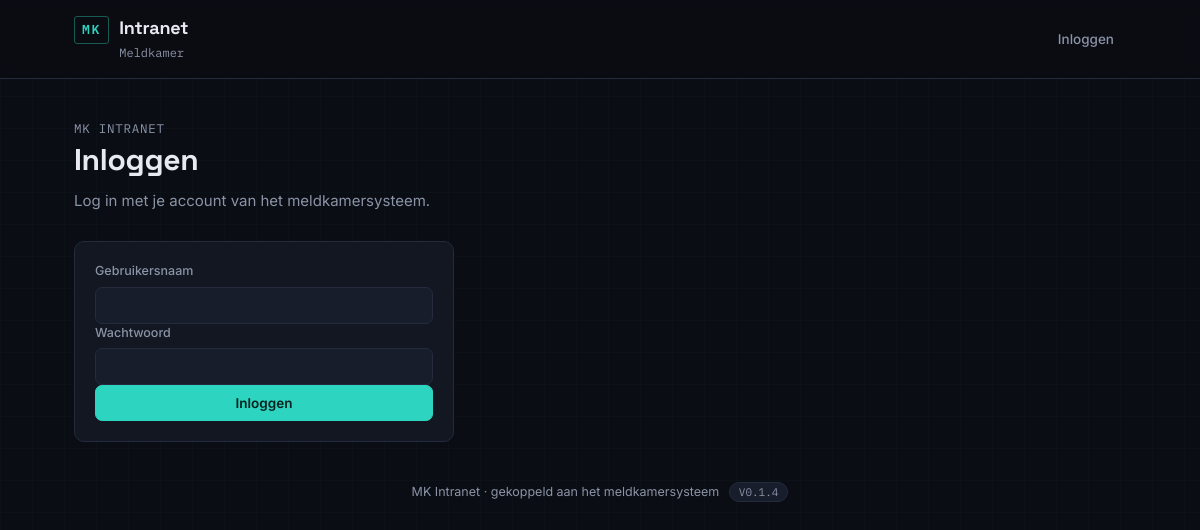
The app's page /login.php, older data.
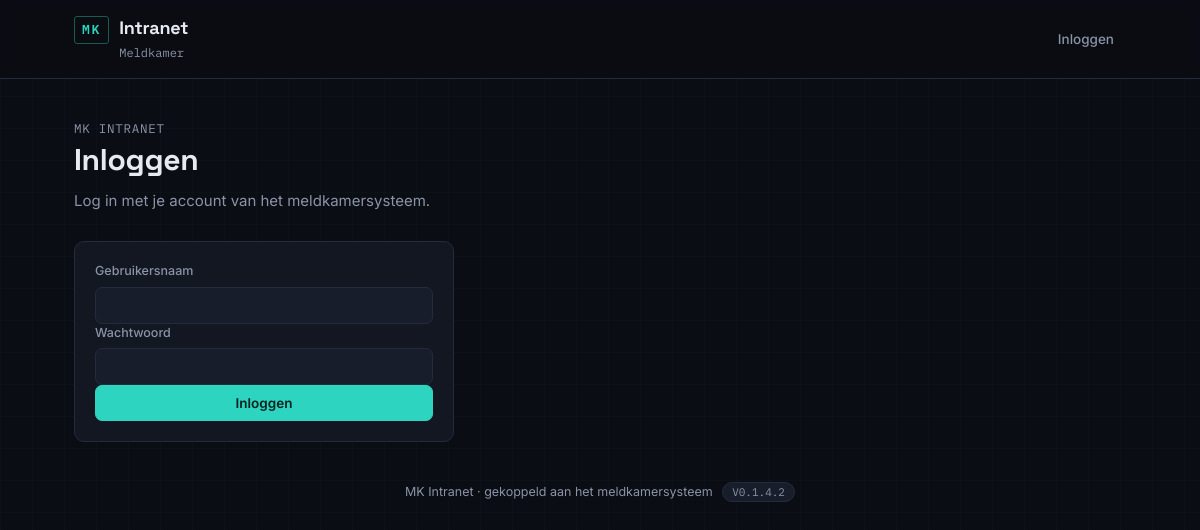
The same page, newer data.
### tables this page shows
CREATE TABLE IF NOT EXISTS intranet_versies (
    id INT AUTO_INCREMENT PRIMARY KEY,
    versienummer VARCHAR(20) NOT NULL,
    datum VARCHAR(50) NOT NULL,
    wijzigingen TEXT NOT NULL,
    aangemaakt_op DATETIME DEFAULT CURRENT_TIMESTAMP,
    UNIQUE KEY versienummer_uniek (versienummer)
);

### includes/functions.php (the view, shortened to what this page needs)
<?php
function e(?string $value): string
{
    return htmlspecialchars($value ?? '', ENT_QUOTES, 'UTF-8');
}
function get_instelling(PDO $pdo, string $sleutel, string $standaard = ''): string
{
    static $cache = [];
    $stmt = $pdo->prepare('SELECT waarde FROM instellingen WHERE sleutel = :s');
    $stmt->execute(['s' => $sleutel]);
    $waarde = $stmt->fetchColumn();
    $cache[$sleutel] = $waarde !== false && $waarde !== '' ? $waarde : $standaard;
    return $cache[$sleutel];
}
function event_naam(PDO $pdo): string
{
    return get_instelling($pdo, 'event_naam', 'Meldkamer');
}
function is_ingelogd(): bool
{
    return !empty($_SESSION['gebruiker_id']);
}
function huidige_intranet_versie(PDO $pdo): string
{
    $nieuwste = $pdo->query('SELECT versienummer FROM intranet_versies ORDER BY id DESC LIMIT 1')->fetchColumn();
    return $nieuwste ?: APP_VERSION;
}

### includes/functions.php (the view, shortened to what this page needs)
<?php
function e(?string $value): string
{
    return htmlspecialchars($value ?? '', ENT_QUOTES, 'UTF-8');
}
function get_instelling(PDO $pdo, string $sleutel, string $standaard = ''): string
{
    static $cache = [];
    $stmt = $pdo->prepare('SELECT waarde FROM instellingen WHERE sleutel = :s');
    $stmt->execute(['s' => $sleutel]);
    $waarde = $stmt->fetchColumn();
    $cache[$sleutel] = $waarde !== false && $waarde !== '' ? $waarde : $standaard;
    return $cache[$sleutel];
}
function event_naam(PDO $pdo): string
{
    return get_instelling($pdo, 'event_naam', 'Meldkamer');
}
function is_ingelogd(): bool
{
    return !empty($_SESSION['gebruiker_id']);
}
function huidige_intranet_versie(PDO $pdo): string
{
    $nieuwste = $pdo->query('SELECT versienummer FROM intranet_versies ORDER BY id DESC LIMIT 1')->fetchColumn();
    return $nieuwste ?: APP_VERSION;
}

### includes/header.php (shortened to what this page needs)
<?php
$actief = $actief ?? '';
?>
<!doctype html>
<html lang="nl">
<head>
<link rel="stylesheet" href="/assets/style.css?v=<?= urlencode(APP_VERSION) ?>">
</head>
<body>
<div class="topbar">
    <div class="topbar-inner">
        <a href="/index.php" class="brand">
            <span class="brand-mark">MK</span>
            <span>
                <span class="brand-name">Intranet</span><br>
                <span class="brand-event"><?= e(event_naam($pdo)) ?></span>
            </span>
        </a>
        <nav class="mainnav">
            <?php if (is_ingelogd()): ?>
                <a href="/index.php" class="<?= $actief === 'dashboard' ? 'active' : '' ?>">Dashboard</a>
                <a href="/meldingen.php" class="<?= $actief === 'meldingen' ? 'active' : '' ?>">Meldingen</a>
                <a href="/crew.php" class="<?= $actief === 'crew' ? 'active' : '' ?>">Crew</a>
                <a href="/archief.php" class="<?= $actief === 'archief' ? 'active' : '' ?>">Archief</a>
                <?php if (is_beheerder()): ?>
                    <a href="/beheer.php" class="<?= $actief === 'beheer' ? 'active' : '' ?>">Beheer</a>
                <?php endif; ?>
                <div class="user-chip-wrap">
                    <span class="user-chip">
                        <?= e(huidige_gebruiker_naam()) ?>
                        <span class="rol-badge rol-<?= e(huidige_gebruiker_rol()) ?>"><?= e(rol_label(huidige_gebruiker_rol())) ?></span>
                    </span>
                    <form method="post" action="/instelling_opslaan.php" class="auto-refresh-form">
                        <input type="hidden" name="terug" value="<?= e($_SERVER['REQUEST_URI'] ?? '/index.php') ?>">
                        <label for="auto-refresh-select">Auto-verversen</label>
                        <?php
                            $huidige_auto_refresh = huidige_gebruiker_auto_refresh($pdo);
                            $auto_refresh_opties = [0 => 'Uit', 10 => '10s', 15 => '15s', 20 => '20s', 30 => '30s', 60 => '60s'];
                            if (!array_key_exists($huidige_auto_refresh, $auto_refresh_opties)) {
                                $auto_refresh_opties[$huidige_auto_refresh] = $huidige_auto_refresh . 's';
                                ksort($auto_refresh_opties);
                            }
                        ?>
                        <select id="auto-refresh-select" name="seconden" onchange="this.form.submit()">
                            <?php foreach ($auto_refresh_opties as $sec => $label): ?>
                                <option value="<?= $sec ?>" <?= $huidige_auto_refresh === $sec ? 'selected' : '' ?>><?= e($label) ?></option>
                            <?php endforeach; ?>
                        </select>
                    </form>
                </div>
                <a href="/logout.php">Uitloggen</a>
            <?php else: ?>
                <a href="/login.php">Inloggen</a>
            <?php endif; ?>
        </nav>
    </div>
</div>
<div class="wrap">

### login.php (shortened to what this page needs)
<?php
require_once __DIR__ . '/includes/functions.php';
$pdo = get_pdo();
include __DIR__ . '/includes/header.php';
?>
<div class="page-head">
    <div>
        <p class="eyebrow">MK Intranet</p>
        <h1>Inloggen</h1>
        <p>Log in met je account van het meldkamersysteem.</p>
    </div>
</div>
<div class="panel panel-narrow">
    <form method="post">
        <div class="field">
            <label for="gebruikersnaam">Gebruikersnaam</label>
            <input type="text" id="gebruikersnaam" name="gebruikersnaam" required autofocus>
        </div>
        <div class="field">
            <label for="wachtwoord">Wachtwoord</label>
            <input type="password" id="wachtwoord" name="wachtwoord" required>
        </div>
        <button type="submit" class="btn btn-primary btn-block">Inloggen</button>
    </form>
</div>
<?php include __DIR__ . '/includes/footer.php'; ?>

### includes/footer.php (shortened to what this page needs)
    <p class="footer-note">
        MK Intranet &middot; gekoppeld aan het meldkamersysteem
        <button type="button" class="versie-knop" onclick="document.getElementById('wijzigingen-dialog').showModal()"><?= e(huidige_intranet_versie($pdo)) ?></button>
    </p>
</div>
</body>
</html>

### assets/style.css (style rules this page uses)
:root { --bg: #0a0d13; --panel: #121722; --panel-2: #171d2b; --border: #232b3d; --text: #e7eaf1; --muted: #8b93a7; --teal: #2dd4bf; --teal-dim: #175c53; --red: #ef4444; --green: #22c55e; --blue: #3b82f6; --gray: #6b7280; --font-display: 'Space Grotesk', 'Inter', sans-serif; --font-body: 'Inter', system-ui, sans-serif; --font-mono: 'IBM Plex Mono', 'SFMono-Regular', monospace; }
* { box-sizing: border-box; }
html, body { margin: 0; padding: 0; background: var(--bg); background-image: linear-gradient(rgba(45,212,191,0.025) 1px, transparent 1px), linear-gradient(90deg, rgba(45,212,191,0.025) 1px, transparent 1px); background-size: 32px 32px; color: var(--text); font-family: var(--font-body); font-size: 15px; line-height: 1.5; }
a { color: inherit; }
.wrap { max-width: 1100px; margin: 0 auto; padding: 0 24px 64px; }
.topbar { border-bottom: 1px solid var(--border); background: rgba(10,13,19,0.9); backdrop-filter: blur(6px); position: sticky; top: 0; z-index: 20; }
.topbar-inner { max-width: 1100px; margin: 0 auto; padding: 14px 24px; display: flex; align-items: center; justify-content: space-between; gap: 24px; }
.brand { display: flex; align-items: baseline; gap: 10px; text-decoration: none; }
.brand-mark { font-family: var(--font-mono); font-weight: 600; font-size: 13px; letter-spacing: 0.14em; color: var(--teal); border: 1px solid var(--teal-dim); padding: 3px 7px; border-radius: 3px; }
.brand-name { font-family: var(--font-display); font-weight: 700; font-size: 18px; letter-spacing: -0.01em; }
.brand-event { font-family: var(--font-mono); font-size: 12px; color: var(--muted); }
nav.mainnav { display: flex; gap: 10px; align-items: center; flex-wrap: wrap; }
nav.mainnav a { text-decoration: none; color: var(--muted); font-size: 13.5px; font-weight: 500; padding: 7px 12px; border-radius: 6px; transition: background 0.15s, color 0.15s; }
.page-head { display: flex; align-items: flex-end; justify-content: space-between; gap: 24px; padding: 40px 0 28px; flex-wrap: wrap; }
.eyebrow { font-family: var(--font-mono); font-size: 12.5px; color: var(--teal); letter-spacing: 0.06em; margin: 0 0 6px; text-transform: uppercase; }
.page-head h1 { font-family: var(--font-display); font-size: 30px; font-weight: 700; margin: 0 0 8px; letter-spacing: -0.01em; }
.page-head p { color: var(--muted); margin: 0; max-width: 56ch; }
.panel { background: var(--panel); border: 1px solid var(--border); border-radius: 10px; padding: 20px; margin-bottom: 16px; }
.panel-narrow { max-width: 380px; }
.field { display: flex; flex-direction: column; gap: 6px; }
.field label { font-size: 12.5px; color: var(--muted); font-weight: 500; }
.field input, .field textarea, .field select { background: var(--panel-2); border: 1px solid var(--border); color: var(--text); border-radius: 7px; padding: 9px 11px; font-size: 14px; font-family: inherit; resize: vertical; }
.btn { display: inline-flex; align-items: center; gap: 6px; text-decoration: none; background: var(--panel-2); color: var(--text); border: 1px solid var(--border); border-radius: 7px; padding: 9px 14px; font-size: 13.5px; font-weight: 500; cursor: pointer; font-family: inherit; transition: background 0.15s, border-color 0.15s; }
.btn-primary { background: var(--teal); color: #06231f; border-color: var(--teal); font-weight: 600; }
.btn-block { width: 100%; justify-content: center; }
.footer-note { color: var(--muted); font-size: 12.5px; text-align: center; margin: 40px 0 0; }
.versie-knop { font-family: var(--font-mono); font-size: 11px; background: var(--panel-2); border: 1px solid var(--border); color: var(--muted); border-radius: 100px; padding: 2px 9px; margin-left: 6px; cursor: pointer; transition: color 0.15s, border-color 0.15s; }

Row changes from the older to the newer data that the page shows:
no longer on this page (row unchanged): intranet_versies: versienummer "V0.1.4"
added intranet_versies: versienummer "V0.1.4.2"
